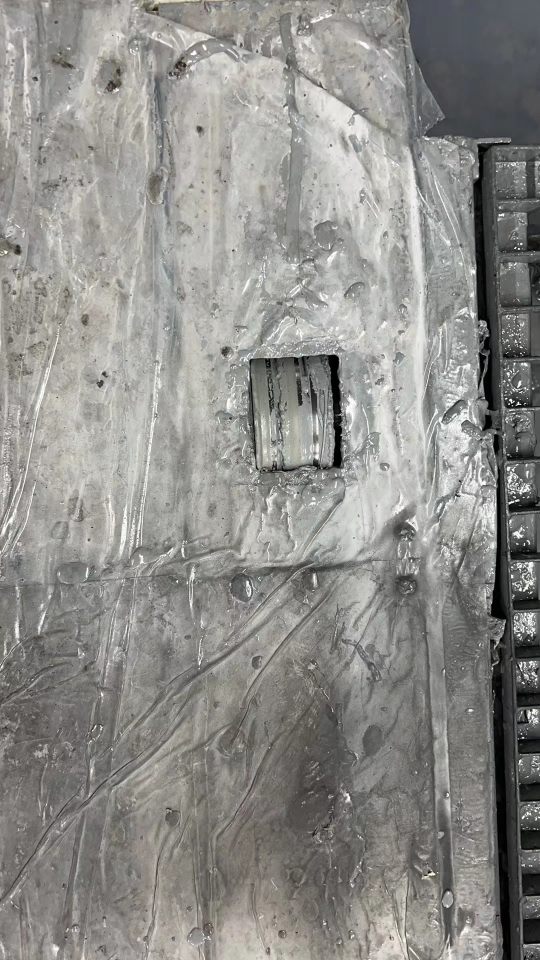
#> input picture PT Vision/clean/clean1.jpg, 1080 x 1920 px, found by its file name (shown at 1/2 size); its folder holds 4 pictures in this run
$ python main.py
#> lines starting #> are read from the running program, lines starting #| are printed output that depends on the picture; after the words box and inside, x2 and y2 are one past the last pixel; in counts of white or black regions, pixels touching at a corner belong together; pictures that were not available may be replaced by others from this repository, and a replacement may not be noted
### function.py
import pandas as pd
import matplotlib.pyplot as plt
import cv2 as cv
import numpy as np
import os
import pymysql

# Image data
Image_clean_file="./PT Vision/clean"
Image_dirty_file="./PT Vision/polluted"
# Load training data
Image_training=[]

#图像正则化
def normalization (image,width,height):
    image_copy = np.copy(image)
    image_normalize = cv.resize(image_copy,(width,height))
    return image_normalize

#热编码1
# [5 lines left out: function file, not called in this run]

#热编码2
file1={'clean_list':[1,0],'dirty_list':[0,1]}

#图片整理
def standard_list1():
    Image_clean_file="c:/Users/azou/Downloads/PT Vision/clean"
    Image_dirty_file="c:/Users/azou/Downloads/PT Vision/polluted"
    clean_list=os.listdir(Image_clean_file)
    dirty_list=os.listdir(Image_dirty_file)
    dic={'clean_list':Image_clean_file,'dirty_list':Image_dirty_file}
    dic1={'clean_list':clean_list,'dirty_list':dirty_list}
    standard_list=[]
    for n in ['clean_list','dirty_list']:
        label = n
        for i in range(0,len(dic1[n]),1):
            img=plt.imread(dic[n]+"/"+ dic1[n][i])
#> img is the input picture: shape (1920, 1080, 3); mean R, G, B 142.5, 141.7, 138.1
           # plt.imshow(normalization(img,300,300))
            standard_list.append([normalization(img,300,300),file1[label]])
#> in normalization, `image_normalize = cv.resize(image_copy,(width,height))`:
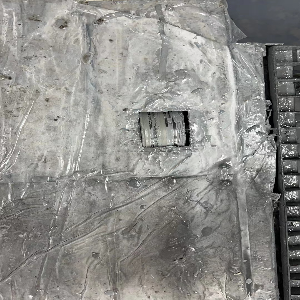
#> image_normalize: shape (300, 300, 3); mean R, G, B 142.4, 141.6, 138
            print(file1[label])
           # plt.show()
    return standard_list

#图像处理
def image_processing(standard_list,ii):
    img = standard_list[ii][0]
    imgcrop =img[30:210,20:300]
    gray=cv.cvtColor(imgcrop,cv.COLOR_RGB2GRAY)
    filtered=cv.medianBlur(gray,9)
    shuangbian=cv.bilateralFilter(gray,0,100,0)
    thre1 = cv.threshold(shuangbian,70,130,cv.THRESH_BINARY)
    # plt.imshow(thre1,cmap='gray')
    return thre1

#α参数
def a(thre1):
    pic=thre1[1]
    pic1=pic[80:150,130:230]
    np.sum(pic1)
    a= (np.sum(pic[80:160,50:230])-np.sum(pic1))/np.sum(pic1)
    return a

#db connect
def connect_to_db(host,user,password,database):
    connection = pymysql.connect(host=host,
                                 user=user,
                                 password=password,
                                 database=database,
                                 cursorclass=pymysql.cursors.DictCursor)
    return connection

#add_data
# [13 lines left out: function add_data, not called in this run]

### main.py
from gettext import install
import matplotlib.pyplot as plt
import cv2 as cv
import numpy as np
import os
import function as fu
import datetime
from time import sleep
import pymysql.cursors


def main():
    # Load training data
    Image_training=[]
    #standard images list
    standard_list=fu.standard_list1()
    #for ii in range(0,len(standard_list)-1,1):
        #treated images
    for ii in range(0,len(standard_list)-1,1):
        ther1=fu.image_processing(standard_list,ii)
        #a parameters
        a1=fu.a(ther1)
        #connect to db
        host='pvg03s1dtpdb001.cb2.pvg03.tzla.net'
        user='dtpadmin'
        password='T*5t4J&KCrDqabFb'
        database='zaqtest'
        fu.connect_to_db(host,user,password,database)
        time=datetime.datetime.now()
        fu.add_data(host,user,password,database,a1,time)
#> this loop made 1 pass
#> pass 1, in image_processing, `imgcrop =img[30:210,20:300]`:
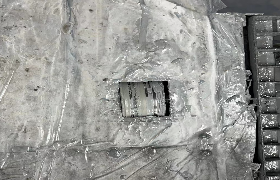
#> imgcrop: shape (180, 280, 3); mean R, G, B 152.8, 153, 149.5
#> pass 1, in image_processing, `filtered=cv.medianBlur(gray,9)`:
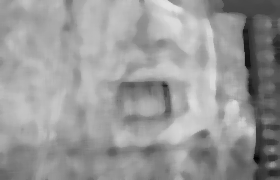
#> filtered: shape (180, 280); min 4, max 227, mean 152.7
#> pass 1, in a, `pic=thre1[1]`:
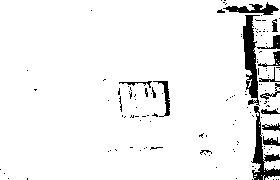
#> pic: shape (180, 280); values 0 (black) and 130 (white), 93.9% white; 128 black regions (111 under 20 px), largest, box (x1, y1, x2, y2) and area: (243, 15, 260, 106) 834, (251, 106, 280, 180) 665, (223, 2, 279, 15) 326
    sleep(10)
if __name__=="__main__":
    main()
#> (the call stopped at in connect_to_db, `connection = pymysql.connect(host=host, user=user, password=password, ..`: pymysql is not available in this run)
